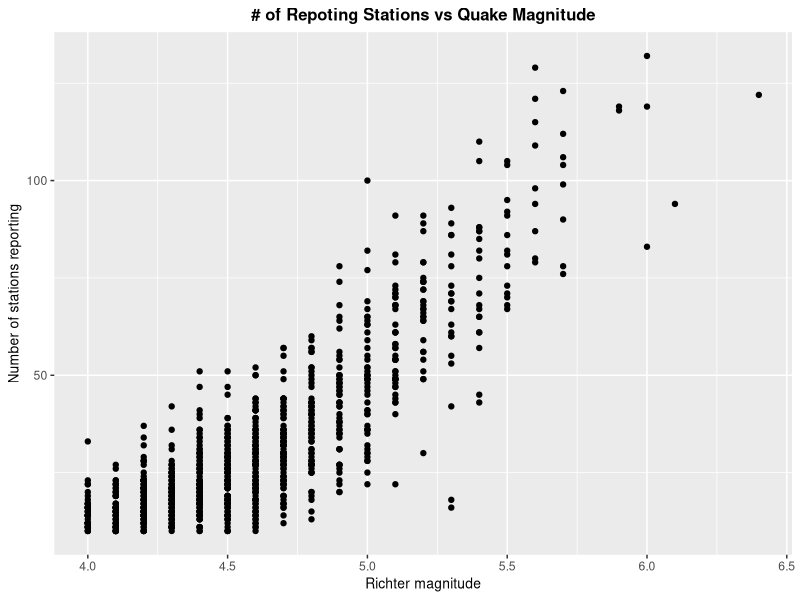
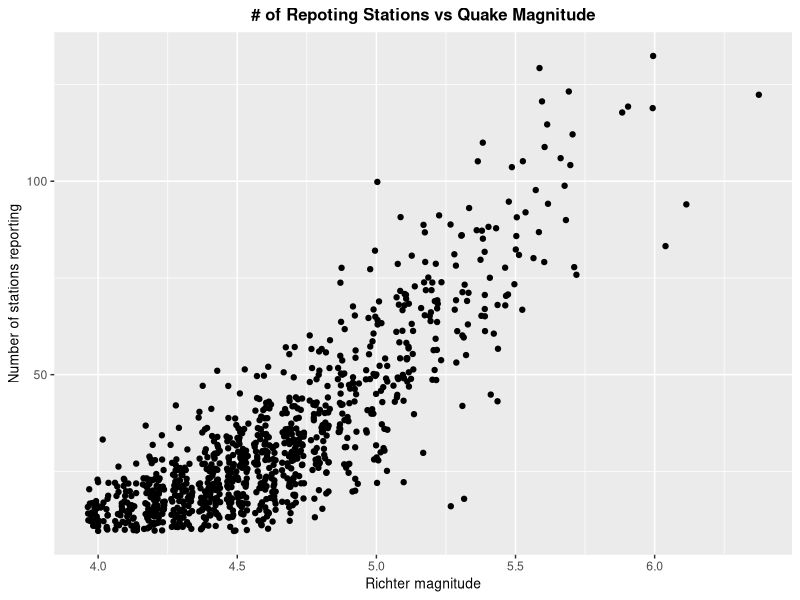
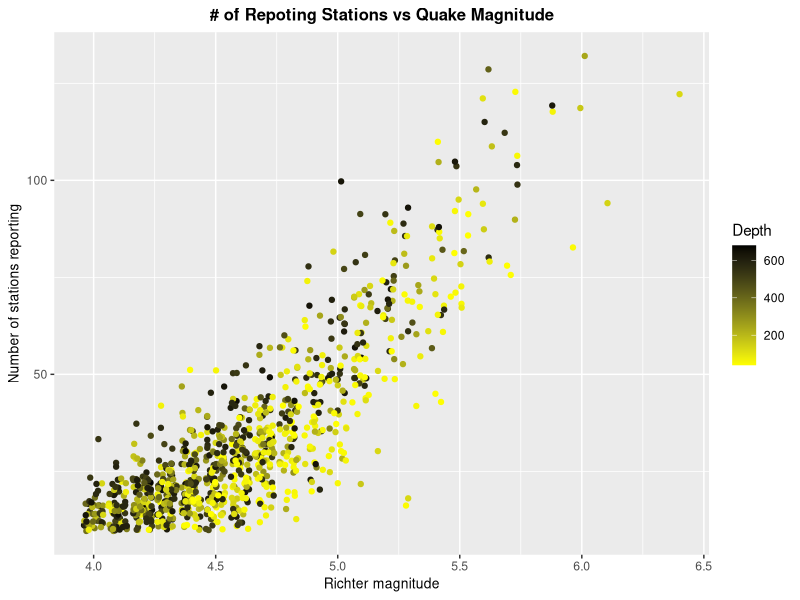
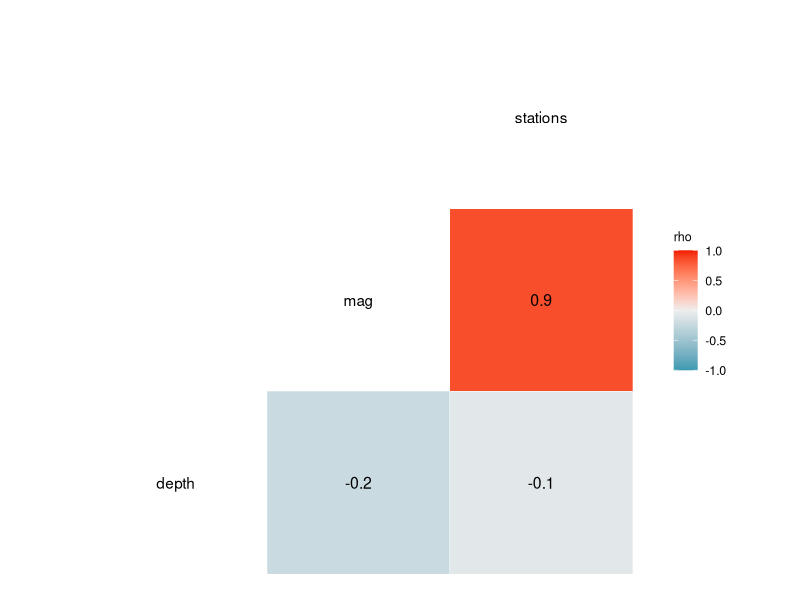
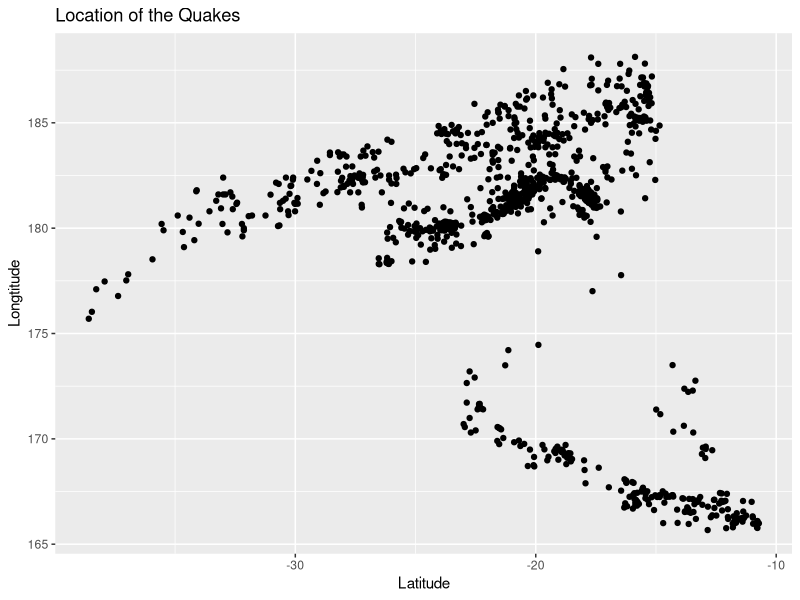
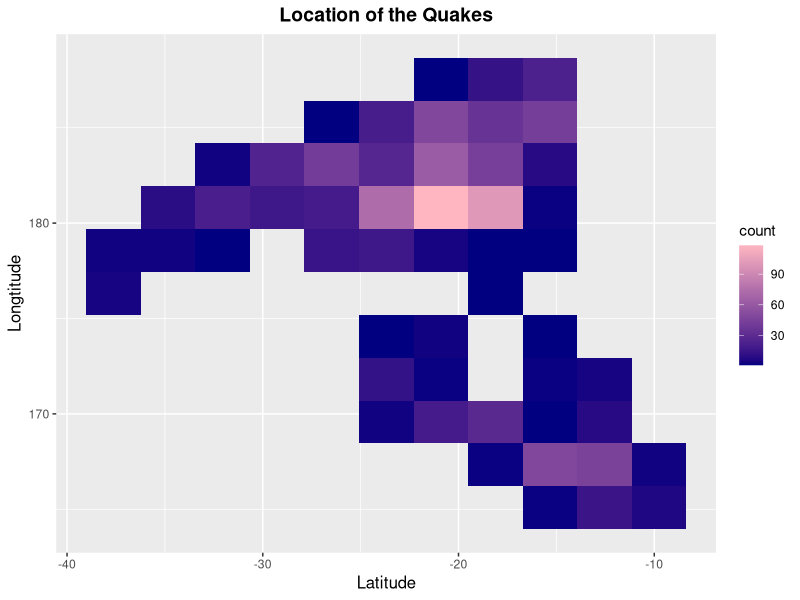
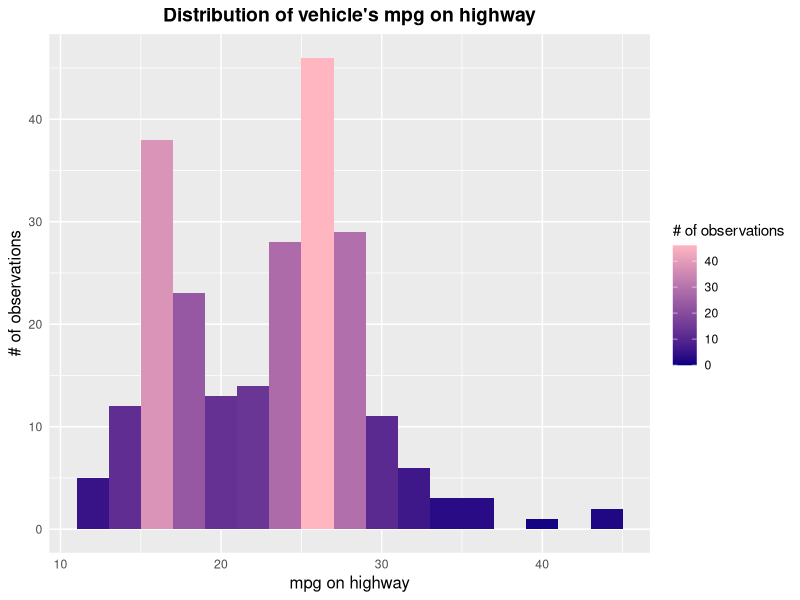
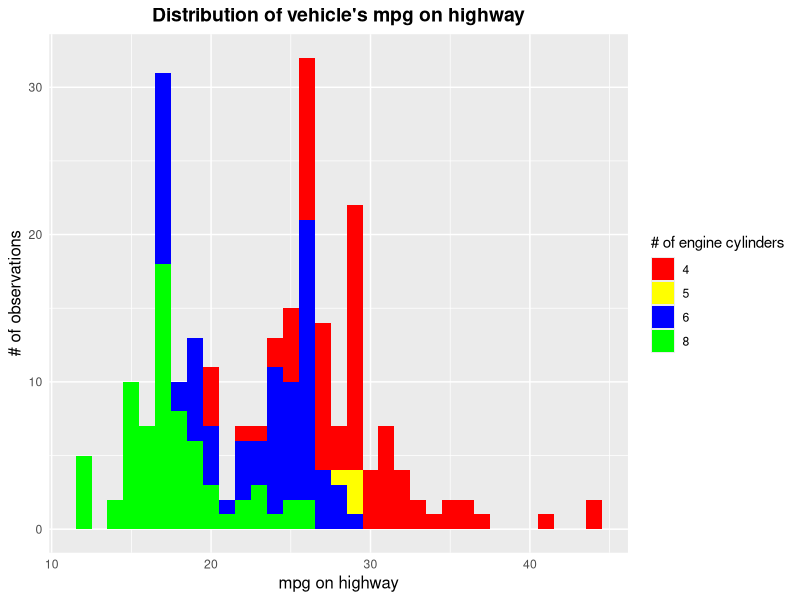

Reproduce these figures in R, in order.
### EDA Online Quiz 2

require(caret)
require(ggplot2)
require(dplyr)
require(GGally)

## Question A:
# 1
quakes %>%
    ggplot(aes(x = mag, y = stations)) +
    geom_point() +
    ggtitle("# of Repoting Stations vs Quake Magnitude") +
    xlab("Richter magnitude") +
    ylab("Number of stations reporting") +
    theme(plot.title = element_text(size = 12, face = "bold", hjust = 0.5),
          axis.title = element_text(size = 10, hjust = 0.5))

# 2
quakes %>%
    ggplot(aes(x = mag, y = stations)) +
    geom_jitter() +
    ggtitle("# of Repoting Stations vs Quake Magnitude") +
    xlab("Richter magnitude") +
    ylab("Number of stations reporting") +
    theme(plot.title = element_text(size = 12, face = "bold", hjust = 0.5),
          axis.title = element_text(size = 10, hjust = 0.5))

# With the help of jittering of data points the plot is clearer. Jitter
# solves the problem of overplotting.

# 3
?quakes
# It is logically to think as the magnitude of a earthquake getting higher,
# the area affected is wider, so we can see from the plot that, higer magnitude
# of earthquake were reported from more stations.
cor(x = quakes$stations, y = quakes$mag)

# 4
# The presumption is logical in concept but we still need to quantify the
# theory using the data.

# 5
quakes %>%
    ggplot(aes(x = mag, y = stations)) +
    geom_jitter(aes(colour = depth)) +
    ggtitle("# of Repoting Stations vs Quake Magnitude") +
    xlab("Richter magnitude") +
    ylab("Number of stations reporting") +
    theme(plot.title = element_text(size = 12, face = "bold", hjust = 0.5),
          axis.title = element_text(size = 10, hjust = 0.5)) +
    scale_colour_gradient(name = "Depth",
                          low = "yellow", high = "black")
# From this plot, we could not find significant relation between the depth
# and magnitude or number of reporting stations.

quakes %>%
    select(depth, mag, stations) %>%
    ggcorr(label = T, name = "rho")
# From this correlation heat map, we can see the relation between depth
# of the quakes and magnitudes or numbers of reporting stations is quite
# weak (correlation coefficient close to zero).

# 6
quakes %>%
    ggplot(aes(x = lat, y = long)) +
    geom_point() +
    ggtitle("Location of the Quakes") +
    xlab("Latitude") +
    ylab("Longtitude")

# 7
quakes %>%
    ggplot(aes(x = lat, y = long)) +
    geom_bin2d(bins = 10, aes(fill = ..count..)) +
    ggtitle("Location of the Quakes") +
    xlab("Latitude") +
    ylab("Longtitude") +
    scale_fill_gradient(low = "navy", high = "lightpink") +
    theme(plot.title = element_text(size = 14, face = "bold", hjust = 0.5),
          axis.title = element_text(size = 12, hjust = 0.5))

## Question B:
# 1
length(unique(mpg$manufacturer))

# 2
mpg %>%
    ggplot(aes(x = hwy)) +
        geom_histogram(binwidth = 2, aes(fill = ..count..)) +
        ggtitle("Distribution of vehicle's mpg on highway") +
        xlab("mpg on highway") +
        ylab("# of observations") +
        scale_fill_gradient(name = "# of observations",
                            low = "navy", high = "lightpink") +
        theme(plot.title = element_text(size = 14, face = "bold", hjust = 0.5),
              axis.title = element_text(size = 12, hjust = 0.5),
              axis.ticks = element_blank())

# From the histogram, we can see that most vehicles' mpg fall between
# 15 and 29, while the most are in the bin of 25 to 27.

# 3
mpg %>%
    ggplot(aes(x = hwy)) +
        geom_histogram(binwidth = 1,
                       aes(fill = as.character(cyl)),
                       position = "stack") +
        ggtitle("Distribution of vehicle's mpg on highway") +
        xlab("mpg on highway") +
        ylab("# of observations") +
        theme(plot.title = element_text(size = 14, face = "bold", hjust = 0.5),
              axis.title = element_text(size = 12, hjust = 0.5),
              axis.ticks = element_blank()) +
        scale_fill_manual(name = "# of engine cylinders",
                          labels = c("4", "5", "6", "8"),
                          values = c("red", "yellow", "blue", "green"))

# From this stacked histogram, we can see vehicles with 4 cylinders tend to be
# more fuel efficient, while 8 cylinder cars show poor fuel economy among all
# cars. And 5 cylinder cars perform similar to 6 cylinder cars.

# 4
mpg %>%
    ggplot(aes(x = cty)) +
        geom_histogram(binwidth = 4, aes(fill = ..count..)) +
        ggtitle("Distribution of vehicle's mpg in the city") +
        xlab("mpg in the city") +
        ylab("# of observations") +
        scale_fill_gradient(name = "# of observations",
                            low = "navy", high = "lightpink") +
        theme_gray()

# We can from the plot that most of the mpg in the city fall between 10 and
# 24, which is lower than those on highway.

# 5
mpg %>%
    ggplot(aes(x = cty)) +
        geom_histogram(binwidth = 4,
                       aes(fill = as.character(cyl)),
                       position = "stack") +
        ggtitle("Distribution of vehicle's mpg in the city") +
        xlab("mpg in the city") +
        ylab("# of observations") +
        scale_fill_manual(name = "# of engine cylinders",
                          labels = c("4", "5", "6", "8"),
                          values = c("red", "yellow", "blue", "green")) +
        theme(plot.title = element_text(size = 14, face = "bold", hjust = 0.5),
              axis.title = element_text(size = 12, hjust = 0.5))

# The distribution of mpg on highway is bimodal while mpg in the city
# is monomodal. We can conclude that on highway the fuel efficiency of
# vehicles with different numbers of cylinders could perform much differently
# than in the city.

# 6
mpg %>%
    ggplot(aes(x = class)) +
        geom_bar(aes(fill = as.character(cyl)),
                 position = "stack") +
        ggtitle("Distribution of vehicle's class") +
        xlab("class") +
        ylab("# of observations") +
        scale_fill_manual(name = "class of cars",
                          labels = c("4", "5", "6", "8"),
                          values = c("tomato2", "yellowgreen",
                                     "cornflowerblue", "steelblue",
                                     "slateblue4")) +
        theme(plot.title = element_text(size = 14, face = "bold", hjust = 0.5),
              axis.title = element_text(size = 12, hjust = 0.5))

# 7
mpg %>%
    ggplot(aes(x = reorder(class, class, function(x) -length(x)))) +
        geom_bar(aes(fill = as.character(cyl)),
                 position = "stack") +
        ggtitle("Distribution of vehicle's class") +
        xlab("class") +
        ylab("# of observations") +
        scale_fill_manual(name = "class of cars",
                          labels = c("4", "5", "6", "8"),
                          values = c("tomato2", "yellowgreen",
                                     "cornflowerblue", "steelblue",
                                     "slateblue4")) +
        theme(plot.title = element_text(size = 14, face = "bold", hjust = 0.5),
              axis.title = element_text(size = 12, hjust = 0.5))

# From the plot, we can see SUV is the most popular while 2seater is the least
# popular. 4 cylinder cars are mainly in compact or subcompact class.

# 8
# The colour scale used is "scale_fill_manual" which suits the bar plot. It
# shows extra layer of information of cylinders by the colour filling the
# bar which help me gain insight of the engine setup of each class of cars.

# 9
cty <- mpg %>%
    group_by(fl) %>%
    summarize(avg = mean(cty),
              env = "cty")

hwy <- mpg %>%
    group_by(fl) %>%
    summarize(avg = mean(hwy),
              env = "hwy")

avg_cty_hwy <- rbind(cty, hwy)

avg_cty_hwy %>%
    ggplot(aes(x = reorder(fl, avg), y = avg, fill = env)) +
        geom_bar(position = "dodge",
                 stat = "identity") +
        ggtitle("Average MPG vs Fuel Type") +
        xlab("fuel type") +
        ylab("mpg") +
        scale_fill_manual(labels = c("cty" = "In the City",
                                     "hwy" = "On Highway"),
                          values = c("red", "blue"),
                          name = "") +
        scale_x_discrete(labels = c("c" = "CNG", "d" = "Diesel", "e" = "E95",
                                     "p" = "Premium", "r" = "Regular")) +
        theme(plot.title = element_text(size = 14, face = "bold", hjust = 0.5),
              axis.title = element_text(size = 12, hjust = 0.5))

# 10
# We can conclude from the plot that, generally, higher mpg can be achieved
# on highway on each fuel type. CNG is the most fuel efficient type while
# E95 is the worst on highway. But, in the city, diesel car can acheieve
# higher mpg than CNG.

# 11
mpg %>%
ggplot(aes(x = manufacturer, y = cty, fill = manufacturer)) +
    geom_boxplot() +
    ggtitle("MPG (city) vs Manufacturer") +
    xlab("manufacturer") +
    ylab("mpg (city)") +
    theme_gray()

#
#
#

# 12
mpg %>%
ggplot(aes(x = manufacturer, y = cty, fill = manufacturer)) +
    geom_boxplot() +
    geom_jitter(width = 0.1,
                size = 3,
                aes(colour = class)) +
    ggtitle("MPG (city) vs Manufacturer") +
    xlab("manufacturer") +
    ylab("mpg (city)") +
    theme_gray()
